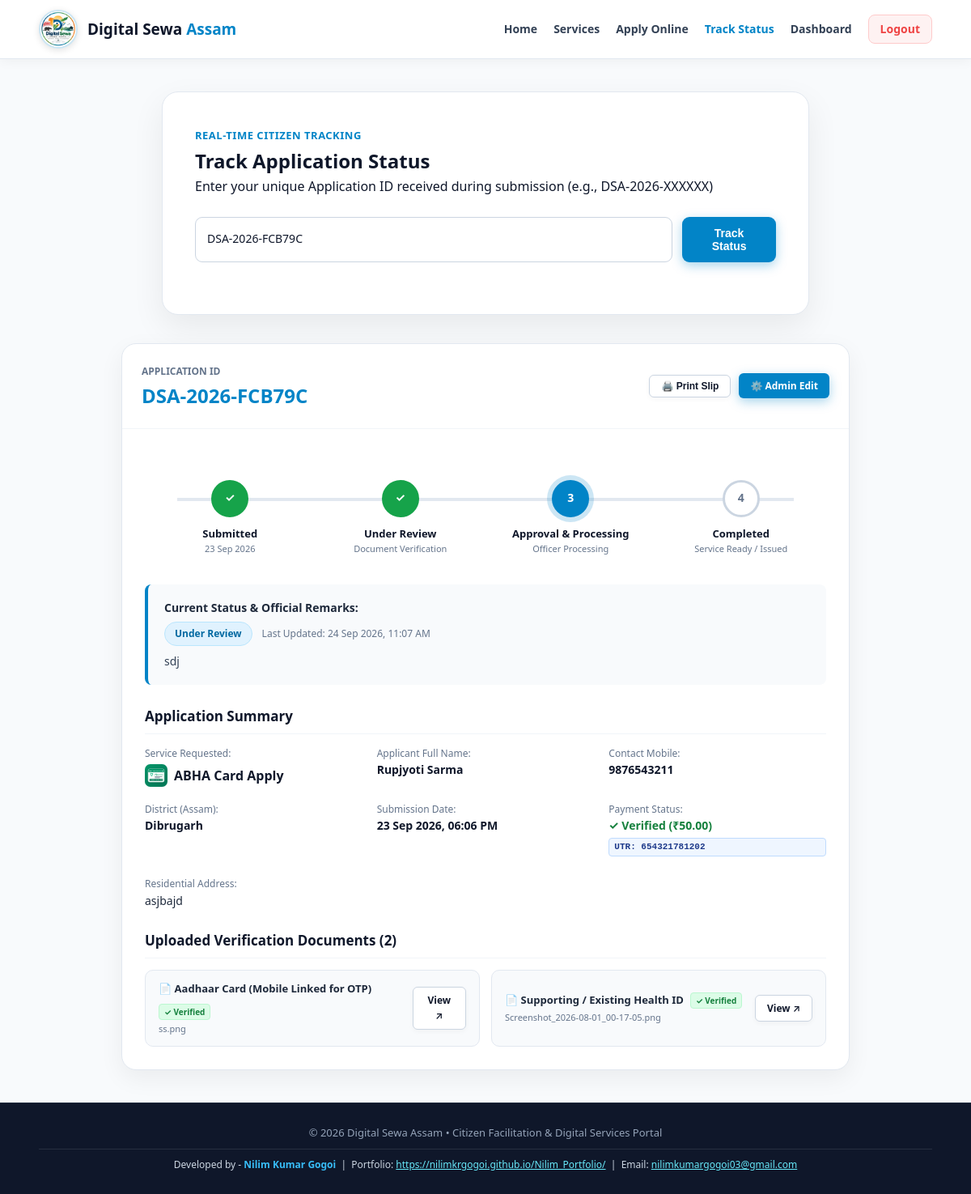
Screenshot of /track.php?app_id=DSA-2026-FCB79C (signed in) with the database file from the repository.
### tables this page shows
CREATE TABLE `applications` (
  `id` int NOT NULL,
  `application_id` varchar(30) NOT NULL,
  `user_id` int NOT NULL,
  `service_id` int NOT NULL,
  `full_name` varchar(150) NOT NULL,
  `mobile` varchar(15) NOT NULL,
  `email` varchar(150) DEFAULT NULL,
  `district` varchar(100) DEFAULT NULL,
  `address` text,
  `status` enum('submitted','under_review','approved','rejected','completed') DEFAULT 'submitted',
  `remarks` text,
  `payment_status` enum('pending','paid','verified','rejected') DEFAULT 'pending',
  `issued_document` varchar(500) DEFAULT NULL,
  `document_status` enum('pending','verified','rejected') DEFAULT 'pending',
  `created_at` timestamp NOT NULL DEFAULT CURRENT_TIMESTAMP,
  `updated_at` timestamp NOT NULL DEFAULT CURRENT_TIMESTAMP ON UPDATE CURRENT_TIMESTAMP
);

CREATE TABLE `services` (
  `id` int NOT NULL,
  `service_name` varchar(150) NOT NULL,
  `description` text,
  `fee` decimal(10,2) DEFAULT '0.00',
  `required_docs` text,
  `status` enum('active','inactive') DEFAULT 'active',
  `created_at` timestamp NOT NULL DEFAULT CURRENT_TIMESTAMP
);

CREATE TABLE `payments` (
  `id` int NOT NULL,
  `application_id` int NOT NULL,
  `amount` decimal(10,2) NOT NULL,
  `transaction_id` varchar(150) DEFAULT NULL,
  `payment_method` varchar(50) DEFAULT NULL,
  `payment_status` enum('pending','paid','verified','failed','rejected') DEFAULT 'pending',
  `utr_status` enum('pending','verified','rejected') DEFAULT 'pending',
  `verified_at` datetime DEFAULT NULL,
  `verified_by` int DEFAULT NULL,
  `verification_remarks` varchar(255) DEFAULT NULL,
  `created_at` timestamp NOT NULL DEFAULT CURRENT_TIMESTAMP
);

CREATE TABLE `application_documents` (
  `id` int NOT NULL,
  `application_id` int NOT NULL,
  `document_number` tinyint NOT NULL,
  `document_name` varchar(100) DEFAULT NULL,
  `file_name` varchar(255) NOT NULL,
  `file_path` varchar(500) NOT NULL,
  `status` enum('pending','verified','rejected') DEFAULT 'pending',
  `rejection_reason` text,
  `uploaded_at` timestamp NOT NULL DEFAULT CURRENT_TIMESTAMP
);

### track.php (the view, shortened to what this page needs)
<?php
require_once __DIR__ . '/config/database.php';
$appId = isset($_GET['app_id']) ? sanitize($_GET['app_id']) : '';
$application = null;
$documents = [];
$payment = null;
if (!empty($appId)) {
    $stmt = $pdo->prepare("
        SELECT a.*, s.service_name, s.fee, u.name as user_account_name, u.email as user_email
        FROM applications a
        JOIN services s ON a.service_id = s.id
        LEFT JOIN users u ON a.user_id = u.id
        WHERE a.application_id = ?
        LIMIT 1
    ");
    $stmt->execute([$appId]);
    $application = $stmt->fetch();
    if ($application) {
        $docStmt = $pdo->prepare("SELECT * FROM application_documents WHERE application_id = ? ORDER BY document_number ASC");
        $docStmt->execute([$application['id']]);
        $documents = $docStmt->fetchAll();
        $payStmt = $pdo->prepare("SELECT * FROM payments WHERE application_id = ? ORDER BY id DESC LIMIT 1");
        $payStmt->execute([$application['id']]);
        $payment = $payStmt->fetch();
    } else {
        $error = "No application found matching Application ID: " . htmlspecialchars($appId);
    }
}
$currentStatus = $application ? $application['status'] : '';
$isSubmitted = in_array($currentStatus, ['submitted', 'under_review', 'approved', 'completed', 'rejected']);
$isUnderReview = in_array($currentStatus, ['under_review', 'approved', 'completed']);
$isApprovedOrCompleted = in_array($currentStatus, ['approved', 'completed']);
$isRejected = ($currentStatus === 'rejected');
?>
<!DOCTYPE html>
<html lang="en">
<head>
    <link rel="stylesheet" href="assets/css/style.css">
</head>
<body style="display: flex; flex-direction: column; min-height: 100vh;">
<header class="header no-print">
    <div class="container nav">
        <?= logo_html('index.php') ?>
        <nav id="navbar">
            <a href="index.php">Home</a>
            <a href="index.php#services">Services</a>
            <a href="apply.php">Apply Online</a>
            <a href="track.php" style="color: var(--primary); font-weight: 700;">Track Status</a>
            <?php if (is_logged_in()): ?>
                <a href="dashboard.php">Dashboard</a>
                <a href="logout.php" class="logout-btn">Logout</a>
            <?php else: ?>
                <a href="login.php" class="login-btn">Login</a>
                <a href="register.php" class="register-btn">Register</a>
            <?php endif; ?>
        </nav>
    </div>
</header>
<div class="section" style="padding: 40px 0; flex: 1;">
    <div class="container">
        <div class="track-box no-print" style="margin-bottom: 35px;">
            <span>Real-Time Citizen Tracking</span>
            <h2>Track Application Status</h2>
            <p>Enter your unique Application ID received during submission (e.g., DSA-2026-XXXXXX)</p>
            <form action="track.php" method="GET" class="track-form">
                <input type="text" name="app_id" value="<?= htmlspecialchars($appId) ?>" placeholder="Enter Application ID..." required style="flex-grow: 1;">
                <button type="submit" class="btn primary">Track Status</button>
            </form>
        </div>
        <?php if ($application): ?>
            <div class="content-card no-print" style="max-width: 900px; margin: auto;">
                <div class="card-title-bar">
                    <div>
                        <span style="font-size: 12px; color: #64748b; font-weight: 700;">APPLICATION ID</span>
                        <h2 style="font-size: 24px; font-weight: 800; color: var(--primary);">
                            <?= htmlspecialchars($application['application_id']) ?>
                        </h2>
                    </div>
                    <div style="display: flex; gap: 10px; align-items: center; flex-wrap: wrap;">
                        <button onclick="window.print()" class="btn secondary sm" style="display: inline-flex; align-items: center; gap: 6px; font-weight: 700;" title="Print official slip with Application ID, Date & Time, and Summary">
                            🖨️ Print Slip
                        </button>
                        <?php if (is_admin()): ?>
                            <a href="admin/applications.php?search=<?= urlencode($application['application_id']) ?>" class="btn primary sm">
                                ⚙️ Admin Edit
                            </a>
                        <?php endif; ?>
                    </div>
                </div>
                <div style="padding: 28px;">
                    <div class="tracking-timeline screen-only">
                        <div class="timeline-step <?= $isSubmitted ? 'completed' : '' ?>">
                            <div class="step-icon">✓</div>
                            <div class="step-title">Submitted</div>
                            <div class="step-desc"><?= date('d M Y', strtotime($application['created_at'])) ?></div>
                        </div>
                        <div class="timeline-step <?= $isUnderReview ? 'completed' : ($currentStatus === 'submitted' ? 'active' : '') ?>">
                            <div class="step-icon"><?= $isUnderReview ? '✓' : '2' ?></div>
                            <div class="step-title">Under Review</div>
                            <div class="step-desc">Document Verification</div>
                        </div>
                        <div class="timeline-step <?= $isApprovedOrCompleted ? 'completed' : ($isRejected ? 'rejected' : ($currentStatus === 'under_review' ? 'active' : '')) ?>">
                            <div class="step-icon"><?= $isApprovedOrCompleted ? '✓' : ($isRejected ? '✕' : '3') ?></div>
                            <div class="step-title"><?= $isRejected ? 'Rejected' : 'Approval & Processing' ?></div>
                            <div class="step-desc"><?= $isRejected ? 'Disapproved' : 'Officer Processing' ?></div>
                        </div>
                        <div class="timeline-step <?= ($currentStatus === 'completed') ? 'completed' : ($isRejected ? 'rejected' : '') ?>">
                            <div class="step-icon"><?= ($currentStatus === 'completed') ? '★' : '4' ?></div>
                            <div class="step-title">Completed</div>
                            <div class="step-desc">Service Ready / Issued</div>
                        </div>
                    </div>
                    <div class="remarks-box screen-only" style="background: #f8fafc; border-left: 4px solid var(--primary); padding: 18px 20px; border-radius: 8px; margin: 25px 0;">
                        <h4 style="font-size: 14px; font-weight: 700; color: #1e293b; margin-bottom: 6px;">
                            Current Status & Official Remarks:
                        </h4>
                        <div style="display: flex; align-items: center; gap: 12px; margin-bottom: 8px;">
                            <?= get_status_badge($application['status']) ?>
                            <span style="font-size: 12px; color: #64748b;">
                                Last Updated: <?= format_date($application['updated_at']) ?>
                            </span>
                        </div>
                        <p style="font-size: 14px; color: #334155;">
                            <?= !empty($application['remarks']) ? nl2br(htmlspecialchars($application['remarks'])) : 'Your application is progressing normally through the official Assam digital portal workflow. Please check back for updates.' ?>
                        </p>
                    </div>
                    <h3 style="font-size: 17px; font-weight: 700; color: #0f172a; margin-bottom: 14px; border-bottom: 1px solid #f1f5f9; padding-bottom: 8px;">
                        Application Summary
                    </h3>
                    <div style="display: grid; grid-template-columns: repeat(auto-fit, minmax(220px, 1fr)); gap: 18px; margin-bottom: 24px; font-size: 14px;">
                        <div>
                            <span style="color: #64748b; display: block; font-size: 12px;">Service Requested:</span>
                            <div style="display: flex; align-items: center; gap: 8px; margin-top: 4px;">
                                <div style="width: 28px; height: 28px; flex-shrink: 0;">
                                    <?= get_service_logo_html($application['service_name']) ?>
                                </div>
                                <b style="color: #0f172a; font-size: 16px;"><?= htmlspecialchars($application['service_name']) ?></b>
                            </div>
                        </div>
                        <div>
                            <span style="color: #64748b; display: block; font-size: 12px;">Applicant Full Name:</span>
                            <b><?= htmlspecialchars($application['full_name']) ?></b>
                        </div>
                        <div>
                            <span style="color: #64748b; display: block; font-size: 12px;">Contact Mobile:</span>
                            <b><?= htmlspecialchars($application['mobile']) ?></b>
                        </div>
                        <div>
                            <span style="color: #64748b; display: block; font-size: 12px;">District (Assam):</span>
                            <b><?= htmlspecialchars($application['district']) ?></b>
                        </div>
                        <div>
                            <span style="color: #64748b; display: block; font-size: 12px;">Submission Date:</span>
                            <b><?= format_date($application['created_at']) ?></b>
                        </div>
                        <div>
                            <span style="color: #64748b; display: block; font-size: 12px;">Payment Status:</span>
                            <b>
                                <?php if ($payment && $payment['utr_status'] === 'verified'): ?>
                                    <span style="color: #15803d; display: inline-flex; align-items: center; gap: 4px;">
                                        ✓ Verified (<?= format_currency($application['fee']) ?>)
                                    </span>
                                    <div style="font-size: 11px; font-family: monospace; color: #1e3a8a; background: #eff6ff; border: 1px solid #bfdbfe; padding: 2px 6px; border-radius: 4px; margin-top: 3px; font-weight: 600;">
                                        UTR: <?= htmlspecialchars($payment['transaction_id']) ?>
                                    </div>
                                <?php else: ?>
                                    <span style="color: #64748b;">Pending Payment</span>
                                <?php endif; ?>
                            </b>
                        </div>
                    </div>
                    <div style="margin-bottom: 24px; font-size: 14px;">
                        <span style="color: #64748b; display: block; font-size: 12px;">Residential Address:</span>
                        <div style="color: #1e293b;"><?= nl2br(htmlspecialchars($application['address'])) ?></div>
                    </div>
                    <div class="docs-section screen-only">
                        <h3 style="font-size: 17px; font-weight: 700; color: #0f172a; margin-bottom: 14px; border-bottom: 1px solid #f1f5f9; padding-bottom: 8px;">
                            Uploaded Verification Documents (<?= count($documents) ?>)
                        </h3>
                        <?php if (empty($documents)): ?>
                            <p style="font-size: 13px; color: #64748b;">No documents uploaded with this submission.</p>
                        <?php else: ?>
                            <div style="display: grid; grid-template-columns: repeat(auto-fit, minmax(250px, 1fr)); gap: 14px;">
                                <?php foreach ($documents as $doc):
                                    $isDocRejected = (($doc['status'] ?? '') === 'rejected');
                                    $isDocVerified = (($doc['status'] ?? '') === 'verified');
                                ?>
                                    <div style="display: flex; align-items: center; justify-content: space-between; background: <?= $isDocRejected ? '#fff5f5' : '#f8fafc' ?>; border: <?= $isDocRejected ? '1.5px solid #ef4444' : '1px solid #e2e8f0' ?>; border-radius: 10px; padding: 12px 16px;">
                                        <div>
                                            <div style="font-size: 13px; font-weight: 700; color: #1e293b; display: flex; align-items: center; gap: 8px; flex-wrap: wrap;">
                                                <span>📄 <?= htmlspecialchars($doc['document_name'] ?? 'Document #' . $doc['document_number']) ?></span>
                                                <?php if ($isDocVerified): ?>
                                                    <span style="font-size: 10px; background: #dcfce7; color: #15803d; border: 1px solid #bbf7d0; border-radius: 4px; padding: 1px 6px; font-weight: 700;">✓ Verified</span>
                                                <?php elseif ($isDocRejected): ?>
                                                    <span style="font-size: 10px; background: #fee2e2; color: #b91c1c; border: 1px solid #fecaca; border-radius: 4px; padding: 1px 6px; font-weight: 700;">❌ Rejected / False</span>
                                                <?php else: ?>
                                                    <span style="font-size: 10px; background: #fef3c7; color: #92400e; border: 1px solid #fde68a; border-radius: 4px; padding: 1px 6px; font-weight: 600;">⏳ In Review</span>
                                                <?php endif; ?>
                                            </div>
                                            <div style="font-size: 11px; color: #64748b; margin-top: 2px;">
                                                <?= htmlspecialchars($doc['file_name']) ?>
                                            </div>
                                        </div>
                                        <div style="display: flex; gap: 6px; align-items: center;">
                                            <a href="<?= htmlspecialchars($doc['file_path']) ?>" target="_blank" class="btn secondary sm">
                                                View ↗
                                            </a>
                                        </div>
                                    </div>
                                <?php endforeach; ?>
                            </div>
                        <?php endif; ?>
                    </div>
                </div>
            </div>
        <?php endif; ?>
    </div>
</div>
<?= portal_footer_html() ?>
</body>
</html>

### rows the page displays
applications: application "DSA-2026-FCB79C", created_at "23 Sep 2026", updated_at "24 Sep 2026, 11:07 AM", remarks "sdj", service.service_name "ABHA Card Apply", full_name "Rupjyoti Sarma", mobile "9876543211", district "Dibrugarh", created_at "23 Sep 2026, 06:06 PM", service.fee "₹50.00", address "asjbajd"
payments: transaction "654321781202"
application_documents: document_name "Aadhaar Card (Mobile Linked for OTP)", status "✓ Verified", file_name "ss.png"
application_documents: document_name "Supporting / Existing Health ID", status "✓ Verified", file_name "Screenshot_2026-08-01_00-17-05.png"

### other values shown
count($documents) "2"
$subTitle "Citizen Facilitation & Digital Services Portal"
